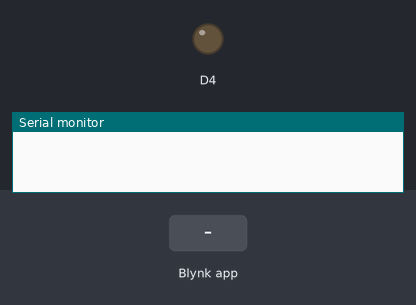
A sketch run on a simulated ESP8266 (NodeMCU). Shown: output pins drawn as LEDs (lit = HIGH), the last lines printed to the serial monitor. The inputs (shaded band) are chosen by the test bench. WiFi joins after 1.5 s; servers stay silent unless stated.

Above: at 3.0 s.
3.1 s: Blynk app writes 1 to V0
At 3.5 s:
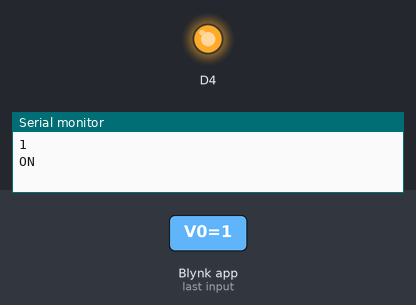
4.6 s: Blynk app writes 0 to V0
At 5.9 s:
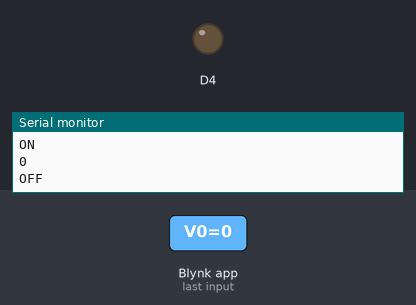
Timing chart, 0 to 7.6 s (numbered marks = the images above; inputs shaded):
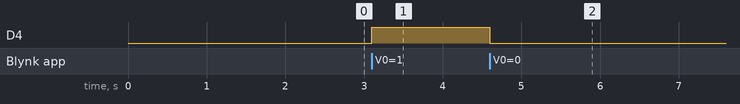

Measured:
- after the input at 3.1 s, D4: LOW → HIGH at once
- after the input at 4.6 s, D4: HIGH → LOW at once

The sketch:

blynk_iot_led.ino
```cpp
#define BLYNK_TEMPLATE_ID "TMPL5ds8tLjS" // replace this one also with yours
#define BLYNK_DEVICE_NAME "Relay" // name this deive as you like
#define BLYNK_AUTH_TOKEN "V_q3KVx9xaCG5jnuRQ2irMytY4i5KTMl" // replace with your auth token

#define BLYNK_PRINT Serial
#include <ESP8266WiFi.h>
#include <BlynkSimpleEsp8266.h>
char auth[] = BLYNK_AUTH_TOKEN;
char ssid[] = "";
char pass[] = "";

BLYNK_WRITE(V0)
{
  int value = param.asInt();
  Serial.println(value);
if(value == 1)
{
  Serial.println("ON");
  digitalWrite(D4,HIGH);
  }
if(value == 0)
{
  Serial.println("OFF");
  digitalWrite(D4,LOW);
  }
}
void setup()
{
  Serial.begin(115200);
  Blynk.begin(auth, ssid, pass);
  pinMode(D4,OUTPUT);
}
void loop()
{
  Blynk.run();
}
```
